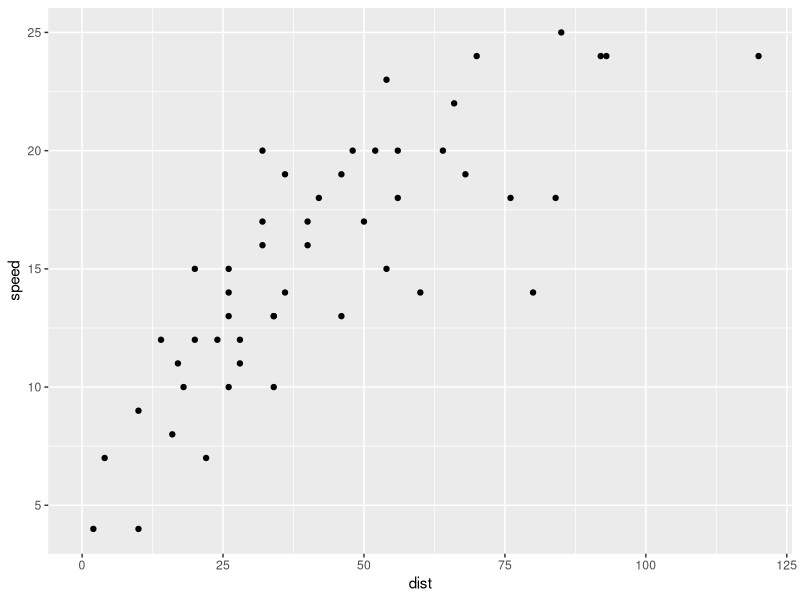
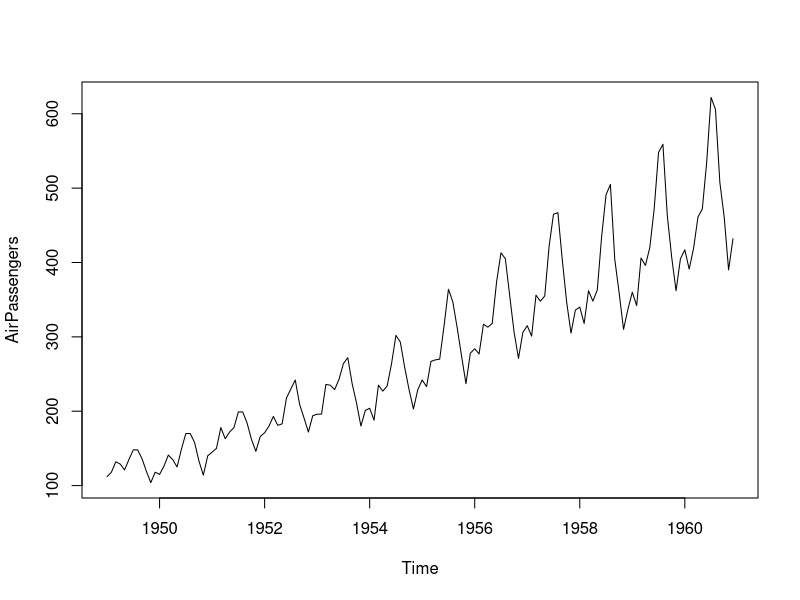

Write R code to recreate these figures, in order.
## ---- chunk 1
knitr::opts_chunk$set(echo = FALSE)
require("dplyr")
require("magrittr")
require("ggplot2")
## ---- chunk 2
ggplot(cars, aes(x=dist, y=speed))+
  geom_point() + 
  expand_limits(x=0)
## ---- chunk 3
plot(AirPassengers)
